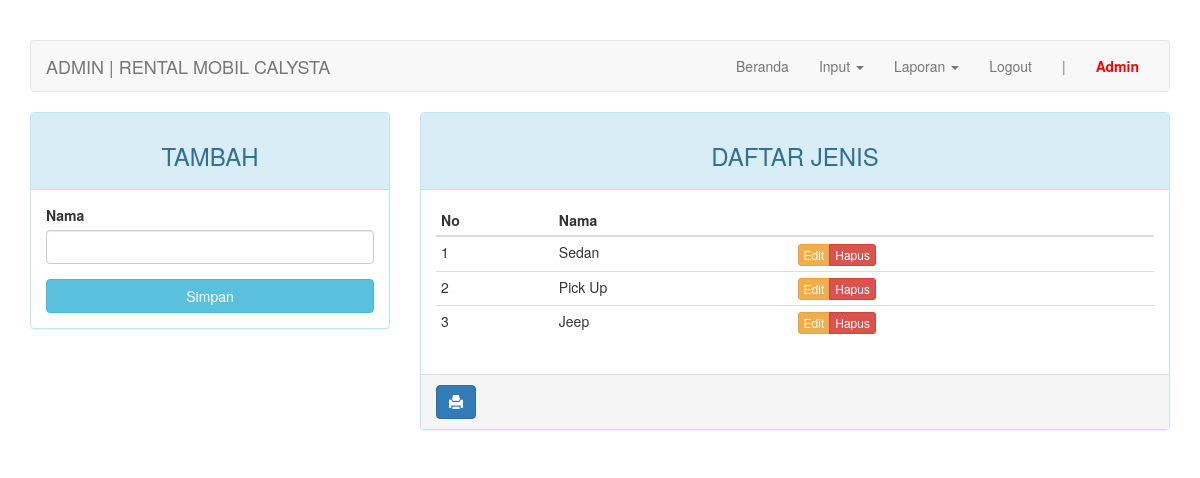
Before: /admin/index.php?page=jenis (signed in) with the older database file.
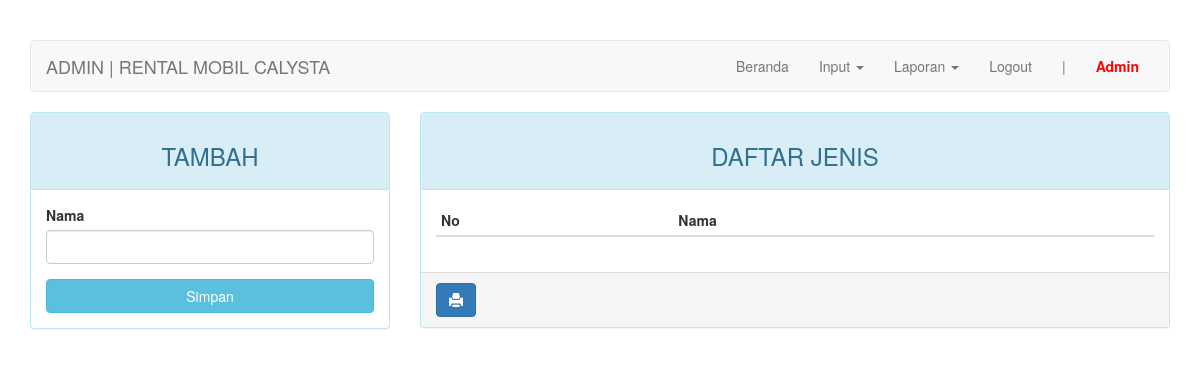
After: the same page with the newer database file.
### tables this page shows
CREATE TABLE `jenis` (
  `id_jenis` int(4) NOT NULL,
  `nama` varchar(30) NOT NULL
);

### admin/page/jenis.php (the view, shortened to what this page needs)
<?php
$update = (isset($_GET['action']) AND $_GET['action'] == 'update') ? true : false;
?>
<div class="row">
	<div class="col-md-4 hidden-print">
	    <div class="panel panel-<?= ($update) ? "warning" : "info" ?>">
	        <div class="panel-heading"><h3 class="text-center"><?= ($update) ? "EDIT" : "TAMBAH" ?></h3></div>
	        <div class="panel-body">
	            <form action="<?=$_SERVER['REQUEST_URI']?>" method="POST">
	                <div class="form-group">
	                    <label for="nama">Nama</label>
	                    <input type="text" name="nama" class="form-control" <?= (!$update) ?: 'value="'.$row["nama"].'"' ?>>
	                </div>
	                <button type="submit" class="btn btn-<?= ($update) ? "warning" : "info" ?> btn-block">Simpan</button>
	            </form>
	        </div>
	    </div>
	</div>
	<div class="col-md-8">
	    <div class="panel panel-info">
	        <div class="panel-heading"><h3 class="text-center">DAFTAR JENIS</h3></div>
	        <div class="panel-body">
	            <table class="table table-condensed">
	                <thead>
	                    <tr>
	                        <th>No</th>
	                        <th>Nama</th>
	                        <th class="hidden-print"></th>
	                    </tr>
	                </thead>
	                <tbody>
	                    <?php $no = 1; ?>
	                    <?php if ($query = $connection->query("SELECT * FROM jenis")): ?>
	                        <?php while($row = $query->fetch_assoc()): ?>
	                        <tr>
	                            <td><?=$no++?></td>
															<td><?=$row['nama']?></td>
	                            <td class="hidden-print">
	                                <div class="btn-group">
	                                    <a href="?page=jenis&action=update&key=<?=$row['id_jenis']?>" class="btn btn-warning btn-xs">Edit</a>
	                                    <a href="?page=jenis&action=delete&key=<?=$row['id_jenis']?>" class="btn btn-danger btn-xs">Hapus</a>
	                                </div>
	                            </td>
	                        </tr>
	                        <?php endwhile ?>
	                    <?php endif ?>
	                </tbody>
	            </table>
	        </div>
			    <div class="panel-footer hidden-print">
			        <a onClick="window.print();return false" class="btn btn-primary"><i class="glyphicon glyphicon-print"></i></a>
			    </div>
	    </div>
	</div>
</div>

Changed rows visible on the page:
removed jenis: nama "Sedan"
removed jenis: nama "Pick Up"
removed jenis: nama "Jeep"
